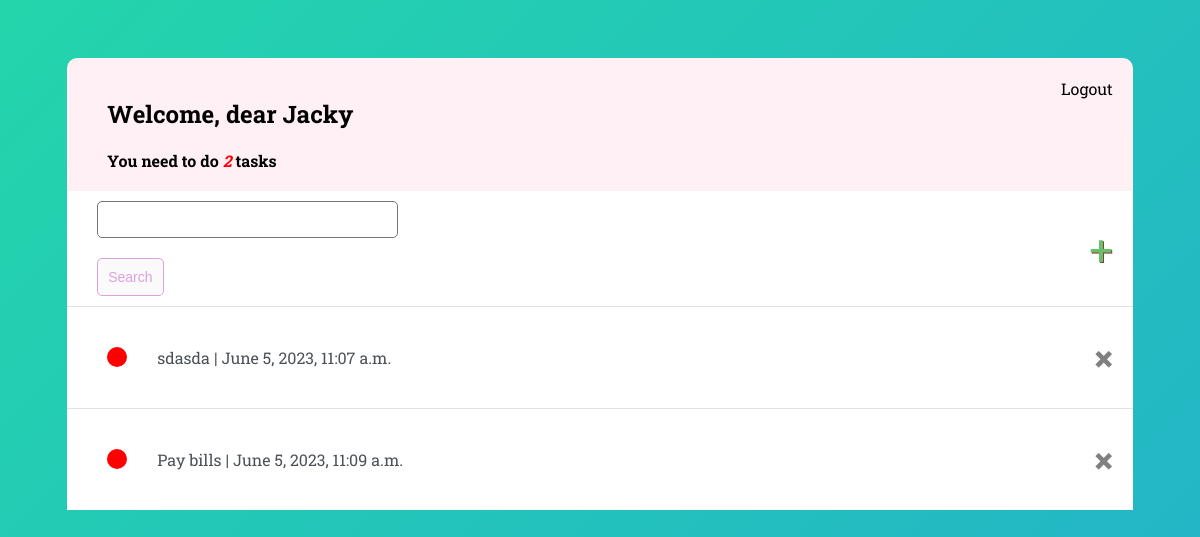
The page / (signed in) on the database its author committed.
### todo/models.py (models this page shows)
class Task(models.Model):
    username = models.ForeignKey(User, on_delete=models.CASCADE, null=True, blank=True)
    title = models.CharField(max_length=50)
    description = models.TextField(max_length=500, null=True, blank=True)
    finish = models.BooleanField(default=False)
    create = models.DateTimeField(auto_now_add=True)
    def __str__(self):
        return self.title
    class Meta:
        ordering = ['finish']

### todo/views.py (the view)
# urls.py: path('', TaskList.as_view(), name='tasks'),
class TaskList(LoginRequiredMixin, ListView):
    model = Task
    context_object_name = 'tasks'
    def get_context_data(self, **kwargs):
        context = super().get_context_data(**kwargs)
        context['tasks'] = context['tasks'].filter(username=self.request.user)
        context['taskscount'] = context['tasks'].filter(finish=False).count()
        search = self.request.GET.get('searchbar') or ''
        if search:
            context['tasks'] = context['tasks'].filter(title__icontains=search)
        return context

### todo/templates/todo/task_list.html (shortened to what this page needs)
{% extends 'todo/main.html' %}
{% block content %}
<div class = 'header-bar'>
    <div>
        <h2 style="color: black">Welcome, dear <span style="">{{request.user|title}}</span></h2>
        <h4 style="margin:0; color: black">You need to do <i><span style="color: red">{{taskscount}}</span></i> task{{ taskscount|pluralize:"s" }}</h4>
    </div>
    {% if request.user.is_authenticated %}
    <a style="color: black" href="{% url 'logout' %}">Logout</a>
    {% else %}
    <a style="color: black" href="{% url 'login' %}">Login</a>
    {% endif %}
</div>
<div id="search">
    <form method="GET">
        <input type="text" name="searchbar">
        <input class="button" type="submit" value="Search">
    </form>
    <a id="dellink" href="{% url 'createtask' %}">&#x2b;</a>
</div>
<div class="task-items-wrapper">
    {% for task in tasks %}
    <div>
        <div class="task-wrapper">
            {% if task.finish%}
                <div class="task-title">
                    <div class="task-final">
                    </div>
                    <i><s><a href="{% url 'updatetask' task.id %}">{{task}} | {{task.create}} </a></s></i>
                </div>
                    <a class="delete" href="{% url 'deletetask' task.id %}">&#215;</a>
                {% else %}
                <div class="task-title">
                    <div class="task-unfinal">
                    </div>
                    <a href="{% url 'updatetask' task.id %}">{{task}} | {{task.create}}</a>
                </div>
                <a class="delete" href="{% url 'deletetask' task.id %}">&#215;</a>
                {% endif %}
                </div>
        </div>
    {% empty %}
        <h2>No tasks</h2>
    {% endfor %}
</div>
{% endblock content %}

### todo/templates/todo/main.html (style rules this page uses)
html, body { height: 100%; }
body { font-family: 'Roboto Slab', serif; padding-top: 50px; height: 100%; background: linear-gradient(-45deg, #ee7752, #e73c7e, #23a6d5, #23d5ab); background-size: 400% 400%; animation: gradient 15s ease infinite; }
a, p { color: #4b5156 }
.header-bar { display: flex; justify-content: space-between; color: #FFF; padding: 20px; background-color: #FFF0F5; border-radius: 10px 10px 0 0; }
.header-bar a { color: black; text-decoration: none; }
.task-wrapper { display: flex; align-items: center; justify-content: space-between; padding: 20px; background-color: white; border-top: 1px solid rgb(226, 226, 226); }
.task-title { text-decoration: none; color: black; display: flex; padding: 20px; }
.task-title a { text-decoration: none; color: #4b5156; margin-left: 10px; }
.delete { text-decoration: none; font-weight: 900; color: gray; font-size: 35px; line-height: 0; padding: 20px 0px; }
.task-unfinal { height: 20px; width: 20px; background-color: red; border-radius: 50% }
#dellink { color: rgb(105, 192, 105); text-decoration: none; font-size: 42px; text-shadow: 1px 1px #81413b; padding: 10px; }
#search { display: flex; justify-content: space-between; align-items: center; padding: 10px; }
input[type=text], input[type=password], textarea { border: 1px solid #757575; border-radius: 5px; padding: 10px; width: 90%; }
.button { border: 1px solid #DDA0DD; background-color: #FAFAFA; color: #DDA0DD; padding: 10px; font-size: 14px; border-radius: 5px; cursor: pointer; text-decoration: none; margin-left: 20px; margin-top: 20px; }

### rows shown on the page
Task: title "sdasda", create "June 5, 2023, 11:07 a.m."
Task: title "Pay bills", create "June 5, 2023, 11:09 a.m."

### other values the page prints
{{ request.user|title }} "Jacky"
{{ taskscount }} "2"
